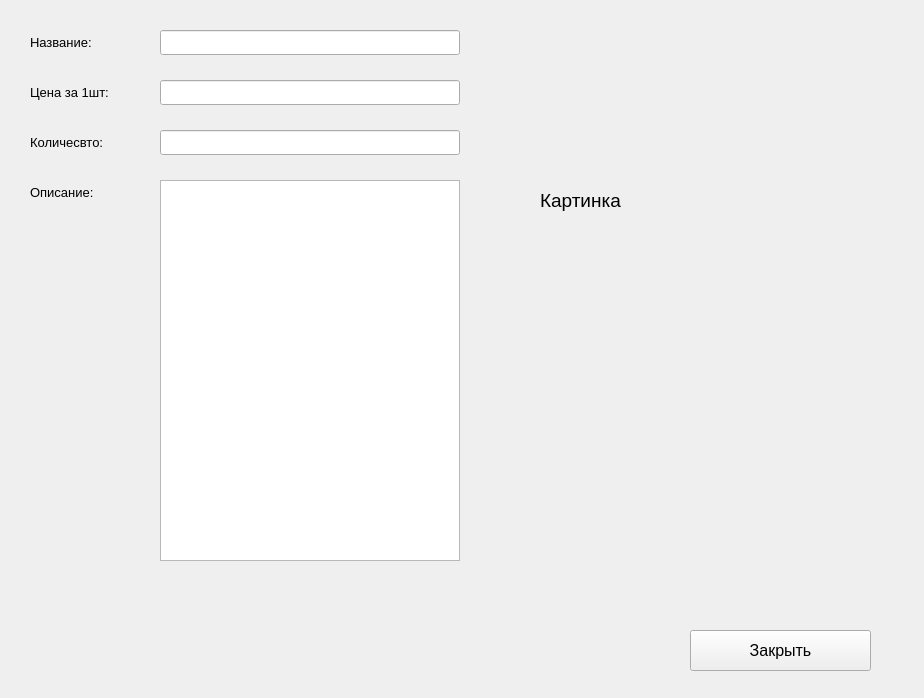
<?xml version="1.0" encoding="UTF-8"?>
<ui version="4.0">
 <class>Form</class>
 <widget class="QWidget" name="Form">
  <property name="geometry">
   <rect>
    <x>0</x>
    <y>0</y>
    <width>924</width>
    <height>698</height>
   </rect>
  </property>
  <property name="windowTitle">
   <string>Form</string>
  </property>
  <widget class="QLineEdit" name="name">
   <property name="geometry">
    <rect>
     <x>160</x>
     <y>30</y>
     <width>300</width>
     <height>25</height>
    </rect>
   </property>
  </widget>
  <widget class="QLineEdit" name="number">
   <property name="geometry">
    <rect>
     <x>160</x>
     <y>130</y>
     <width>300</width>
     <height>25</height>
    </rect>
   </property>
  </widget>
  <widget class="QTextEdit" name="description">
   <property name="geometry">
    <rect>
     <x>160</x>
     <y>180</y>
     <width>300</width>
     <height>381</height>
    </rect>
   </property>
  </widget>
  <widget class="QLabel" name="label">
   <property name="geometry">
    <rect>
     <x>30</x>
     <y>30</y>
     <width>110</width>
     <height>25</height>
    </rect>
   </property>
   <property name="font">
    <font>
     <pointsize>10</pointsize>
    </font>
   </property>
   <property name="text">
    <string>Название:</string>
   </property>
  </widget>
  <widget class="QLabel" name="label_4">
   <property name="geometry">
    <rect>
     <x>30</x>
     <y>180</y>
     <width>110</width>
     <height>25</height>
    </rect>
   </property>
   <property name="font">
    <font>
     <pointsize>10</pointsize>
    </font>
   </property>
   <property name="text">
    <string>Описание:</string>
   </property>
  </widget>
  <widget class="QLabel" name="label_3">
   <property name="geometry">
    <rect>
     <x>30</x>
     <y>130</y>
     <width>110</width>
     <height>25</height>
    </rect>
   </property>
   <property name="font">
    <font>
     <pointsize>10</pointsize>
    </font>
   </property>
   <property name="text">
    <string>Количесвто:</string>
   </property>
  </widget>
  <widget class="QLabel" name="label_2">
   <property name="geometry">
    <rect>
     <x>30</x>
     <y>80</y>
     <width>110</width>
     <height>25</height>
    </rect>
   </property>
   <property name="font">
    <font>
     <pointsize>10</pointsize>
    </font>
   </property>
   <property name="text">
    <string>Цена за 1шт:</string>
   </property>
  </widget>
  <widget class="QLineEdit" name="price">
   <property name="geometry">
    <rect>
     <x>160</x>
     <y>80</y>
     <width>300</width>
     <height>25</height>
    </rect>
   </property>
  </widget>
  <widget class="QLabel" name="label_5">
   <property name="geometry">
    <rect>
     <x>540</x>
     <y>40</y>
     <width>311</width>
     <height>321</height>
    </rect>
   </property>
   <property name="font">
    <font>
     <pointsize>14</pointsize>
    </font>
   </property>
   <property name="text">
    <string>Картинка</string>
   </property>
  </widget>
  <widget class="QPushButton" name="close_form">
   <property name="geometry">
    <rect>
     <x>690</x>
     <y>630</y>
     <width>181</width>
     <height>41</height>
    </rect>
   </property>
   <property name="font">
    <font>
     <pointsize>12</pointsize>
    </font>
   </property>
   <property name="text">
    <string>Закрыть</string>
   </property>
  </widget>
 </widget>
 <resources/>
 <connections/>
</ui>
